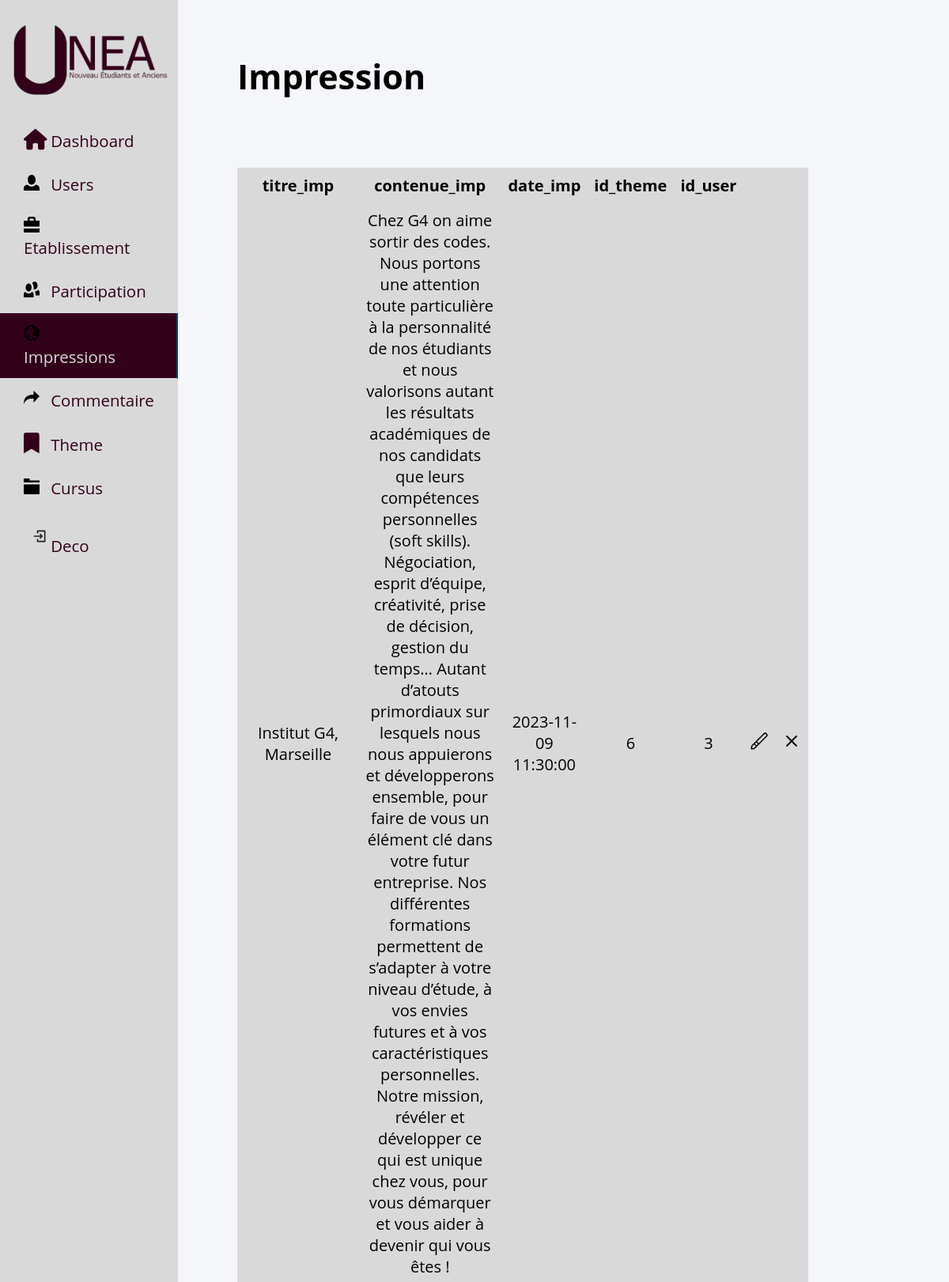
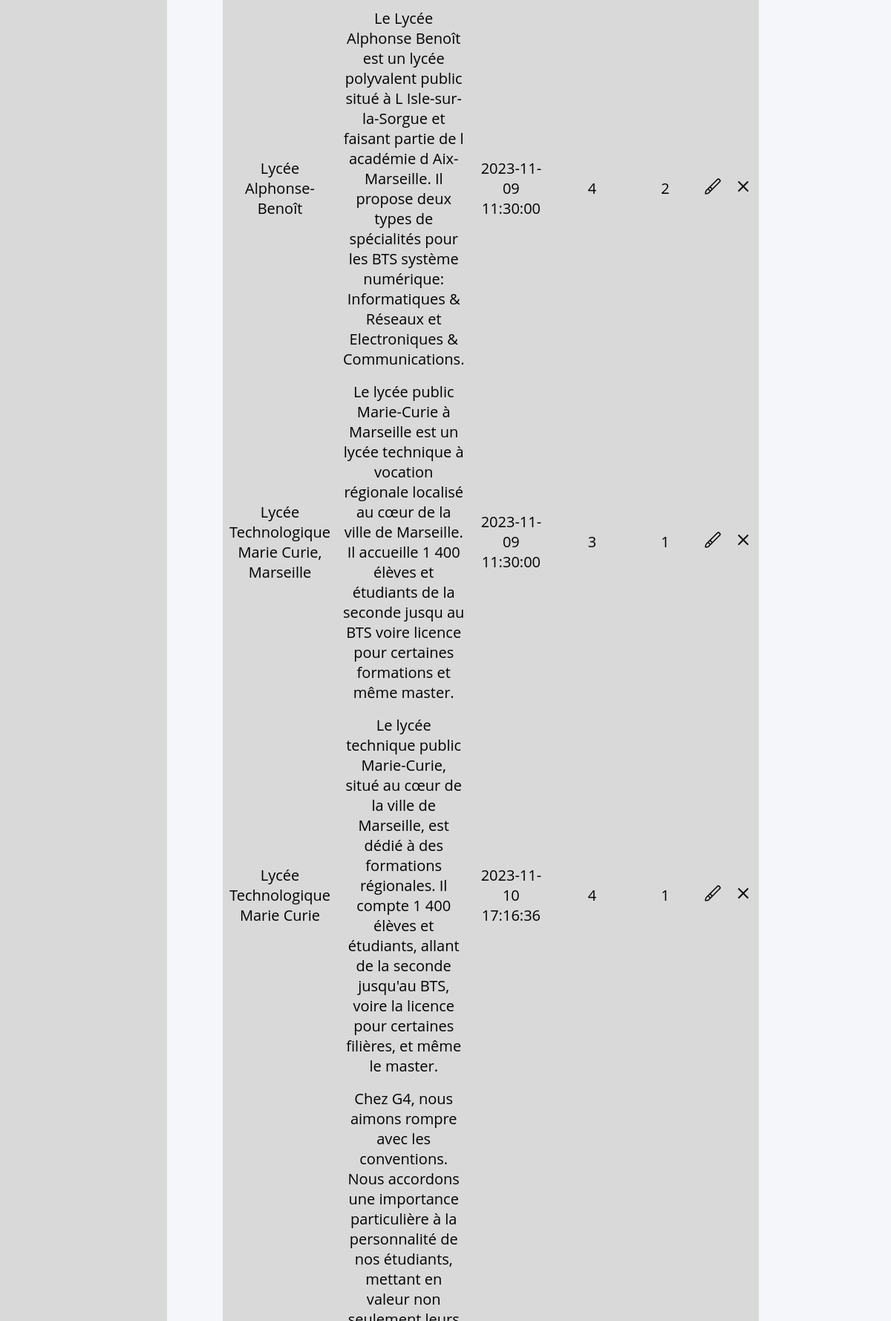
The page /admin/impression_admin.php (upper part) on the database its author committed (2 pictures, top to bottom).
### tables this page shows
CREATE TABLE IF NOT EXISTS `impression` (
  `id_imp` int(11) NOT NULL AUTO_INCREMENT,
  `titre_imp` varchar(250) DEFAULT NULL,
  `contenu_imp` text,
  `date_imp` timestamp NOT NULL,
  `id_theme` int(11) NOT NULL,
  `id_user` int(11) NOT NULL,
  PRIMARY KEY (`id_imp`),
  KEY `id_theme` (`id_theme`),
  KEY `id_user` (`id_user`)
);

### admin/impression_admin.php (the view, shortened to what this page needs)
<!DOCTYPE html>
<html lang="en">
<head>
    <link rel="stylesheet" href="../assets/css/admin.css">
    <link rel="stylesheet" href="https://cdnjs.cloudflare.com/ajax/libs/font-awesome/6.0.0/css/all.min.css">
</head>
<body>
<?php include('../include/bdd.php');
      include "../include/nav-admin.php";
    $sql_imp="SELECT * FROM impression";
    $req=$bdd->query($sql_imp);
    $req->execute();
    $resultat=$req->fetchAll();
?>
      <div class="container_user">
      <h2>Impression</h2>
    <table>
        <tr>
            <th>titre_imp</th>
            <th>contenue_imp</th>
            <th>date_imp</th>
            <th>id_theme</th>
            <th>id_user</th>
            <th></th>
        </tr>
        <?php
        foreach ($resultat as $row) {?>
                        <tr>
                <td> <?=$row["titre_imp"]?> </td>
                <td><?=$row["contenu_imp"] ?> </td>
                <td> <?=$row["date_imp"]?> </td>
                <td><?= $row["id_theme"] ?></td>
                <td><?= $row["id_user"] ?></td>
                <td><button id="menu" form="form" ><img src="../icone/paint-brush-alt.svg"></button><button type="submit" id="submit" form="form1" style="display: none;"><img src="../icone/check.svg"></button></td>
                <td><button id="" ><img src="../icone/close.svg"></button></td>
              </tr>
            <?php }
                ?>
                </table>
 </div>

### assets/css/admin.css (style rules this page uses)
* { list-style: none; text-decoration: none; margin: 0; padding: 0; box-sizing: border-box; font-family: 'Open Sans', sans-serif; font-size: 1.28em; }
body { background: #f5f6fa; }
.container_user { width:50%; margin: 0 auto; margin-top: 2em ; }
table { width: 100%; border-collapse: collapse; background-color: #d9d9d9; margin-top: 2em; }
th, td { border: 1px solid #d9d9d9; padding: 8px; text-align: center; font-size: 20px; }
th { background-color: #d9d9d9; }
button { background-color: #d9d9d9; border: none ; }

### rows shown on the page
impression: titre_imp "Institut G4, Marseille", contenu_imp "Chez G4 on aime sortir des codes. Nous portons une attention toute particulière à la personnalité de nos étudiants et nous valorisons autant les résultats académiques de nos candidats que leurs compétences personnelles (soft skills). Négociation, esprit d’équipe, créativité, prise de décision, gestion du temps… Autant d’atouts primordiaux sur lesquels nous nous appuierons et développerons ensemble, pour faire de vous un élément clé dans votre futur entreprise. Nos différentes formations permettent de s’adapter à votre niveau d’étude, à vos envies futures et à vos caractéristiques personnelles. Notre mission, révéler et développer ce qui est unique chez vous, pour vous démarquer et vous…", date_imp "2023-11-09 11:30:00", id_theme "6", id_user "3"
impression: titre_imp "Lycée Alphonse-Benoît", contenu_imp "Le Lycée Alphonse Benoît est un lycée polyvalent public situé à L Isle-sur-la-Sorgue et faisant partie de l académie d Aix-Marseille. Il propose deux types de spécialités pour les BTS système numérique: Informatiques & Réseaux et Electroniques & Communications.", date_imp "2023-11-09 11:30:00", id_theme "4", id_user "2"
impression: titre_imp "Lycée Technologique Marie Curie, Marseille", contenu_imp "Le lycée public Marie-Curie à Marseille est un lycée technique à vocation régionale localisé au cœur de la ville de Marseille. Il accueille 1 400 élèves et étudiants de la seconde jusqu au BTS voire licence pour certaines formations et même master.", date_imp "2023-11-09 11:30:00", id_theme "3", id_user "1"
impression: titre_imp "Lycée Technologique Marie Curie", contenu_imp "Le lycée technique public Marie-Curie, situé au cœur de la ville de Marseille, est dédié à des formations régionales. Il compte 1 400 élèves et étudiants, allant de la seconde jusqu'au BTS, voire la licence pour certaines filières, et même le master.", date_imp "2023-11-10 17:16:36", id_theme "4", id_user "1"
